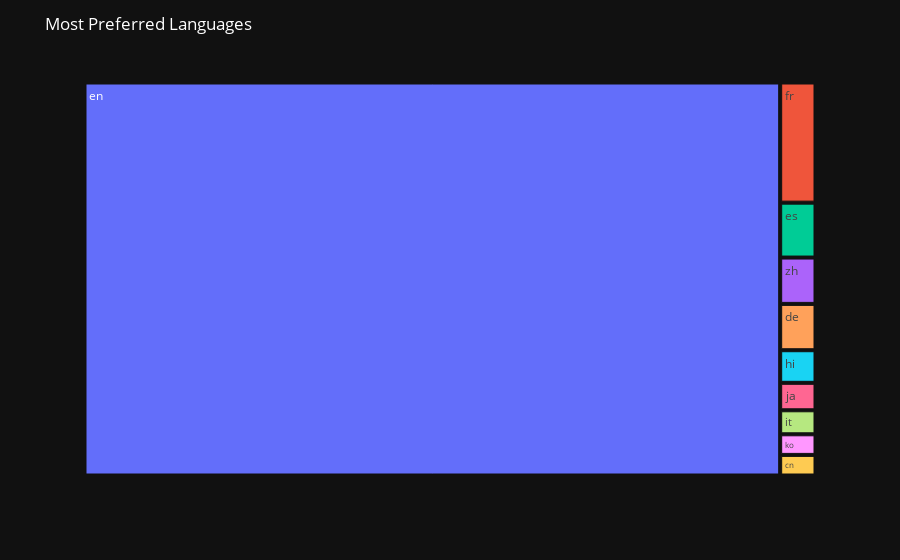

The notebook cell saved with this chart:
### Code cell
top_language = movies_df['original_language'].value_counts().head(10)

fig = px.treemap(names=top_language.index, parents=["" for _ in top_language.index], values=top_language.values)

fig.update_layout(
    plot_bgcolor='rgb(17, 17, 17)',  
    paper_bgcolor='rgb(17, 17, 17)', 
    font_color='white',  
    title='Most Preferred Languages',
)
fig.show()

### Figure 1 — Plotly figure (JSON) as saved in the notebook; plotly's stock layout.template omitted (floating-point values rounded to 4 significant figures)
{"data": [{"domain": {"x": [0, 1], "y": [0, 1]}, "hovertemplate": "label=%{label}<br>value=%{value}<br>parent=%{parent}<extra></extra>", "labels": ["en", "fr", "es", "zh", "de", "hi", "ja", "it", "ko", "cn"], "name": "", "parents": ["", "", "", "", "", "", "", "", "", ""], "type": "treemap", "values": [4510, 70, 32, 27, 27, 19, 16, 14, 12, 12]}], "layout": {"font": {"color": "white"}, "legend": {"tracegroupgap": 0}, "margin": {"t": 60}, "paper_bgcolor": "rgb(17, 17, 17)", "plot_bgcolor": "rgb(17, 17, 17)", "title": {"text": "Most Preferred Languages"}}}
